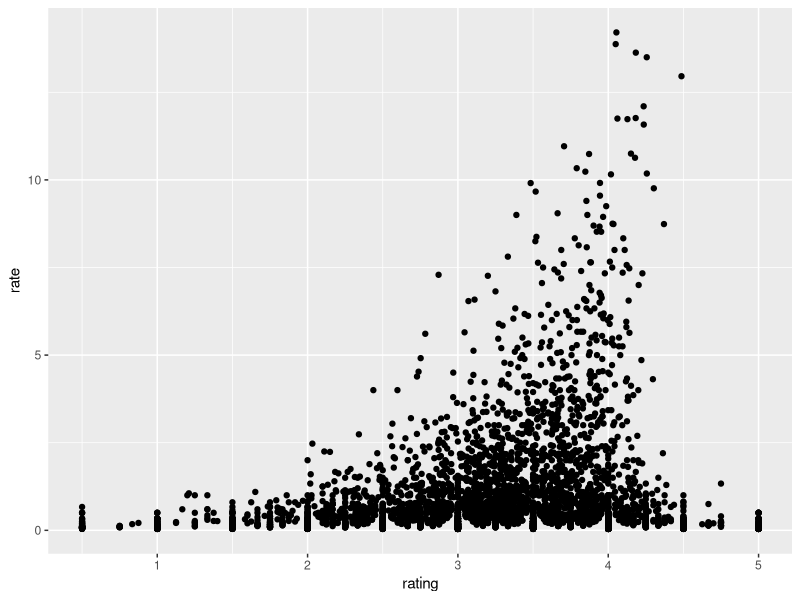
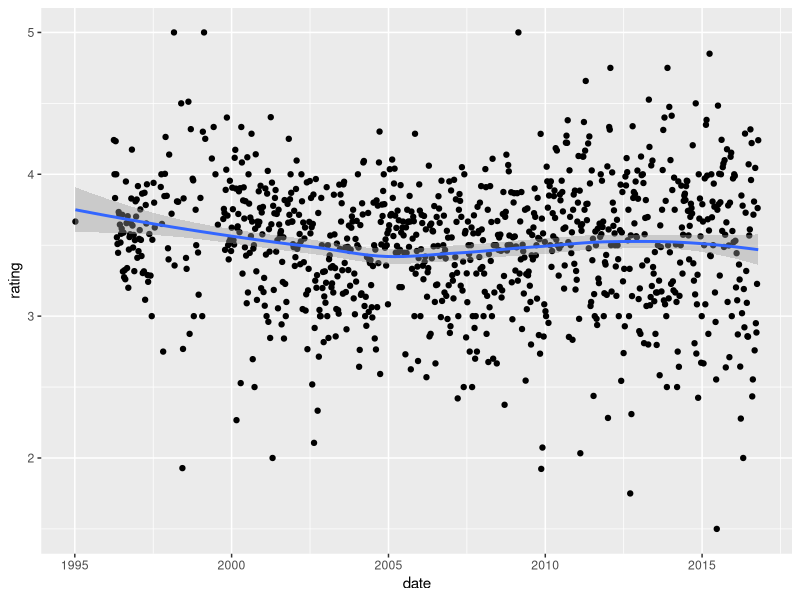
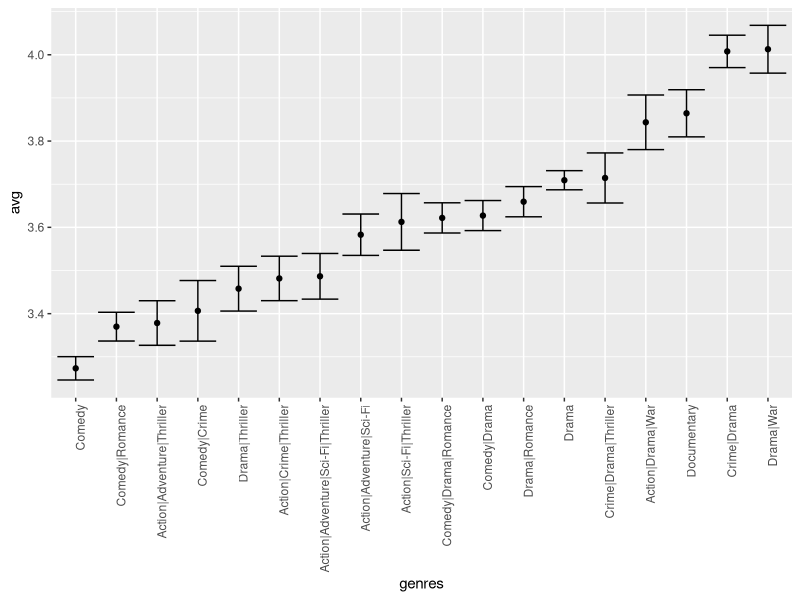

These charts were generated, in order, by the following R code:
library(dslabs)
library(dplyr)
library(ggplot2)
library(lubridate)
data("movielens")

dat <- movielens

p <- dat %>% count(year)

plot <- p %>% ggplot(aes(x = year, y = sqrt(n))) + geom_point()

p$year[which.max(p$n)]

dat %>% filter(movieId == 318, !is.na(rating)) %>% .$rating %>% mean()

count <- dat %>% filter(title == "Forrest Gump") %>% count(year)

plotc <- count %>% ggplot(aes(x = year, y = sqrt(n))) + geom_point()


tbl <- movielens %>% 
  filter(year >= 1993) %>%
  group_by(movieId) %>%
  summarize(n = n(), years = 2018 - first(year),
            title = title[1],
            rating = mean(rating)) %>%
  mutate(rate = n/years)

tbl %>%
  top_n(25, rate) %>%
  arrange(desc(rate)) 

tbl %>% ggplot(aes(x = rating, y = rate)) + geom_point()


movielens <- mutate(movielens, date = as_datetime(timestamp))

movielens$date <- round_date(movielens$date, "week")

movielens %>% group_by(date) %>% summarize(rating = mean(rating)) %>% ggplot(aes(x = date, y = rating)) + geom_point() + geom_smooth()




plot <- movielens %>%
  group_by(genres) %>%
  summarize(n = n(), avg = mean(rating), se = sd(rating)/sqrt(n)) %>%
  filter(n >= 1000) %>%
  arrange(desc(avg)) %>%
  ggplot (aes(x=genres, y=avg)) +
  geom_point() +
  geom_errorbar(aes(ymin=avg-se, ymax=avg+se), width=0.4, colour="red", alpha=0.8, size=1.3) +
  geom_bar(stat="identity", fill="skyblue", alpha=0.7) +
  theme(axis.text.x = element_text(angle = 30, hjust = 1))

movielens %>% group_by(genres) %>%
  summarize(n = n(), avg = mean(rating), se = sd(rating)/sqrt(n())) %>%
  filter(n >= 1000) %>% 
  mutate(genres = reorder(genres, avg)) %>%
  ggplot(aes(x = genres, y = avg, ymin = avg - 2*se, ymax = avg + 2*se)) + 
  geom_point() +
  geom_errorbar() + 
  theme(axis.text.x = element_text(angle = 90, hjust = 1))
